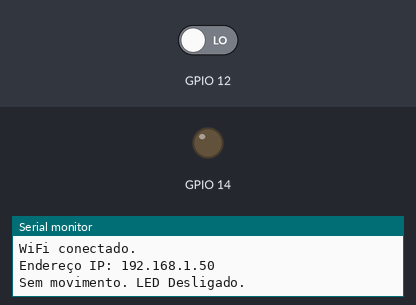
The sketch below on a simulated ESP8266 (NodeMCU). Shown: output pins drawn as LEDs (lit = HIGH), the last lines printed to the serial monitor. The inputs (shaded band) are chosen by the test bench; at power-on: GPIO 12 LOW. WiFi joins after 1.5 s; servers stay silent unless stated; network time is answered at once with the bench clock; uploads are accepted with an empty reply; the local clock reads 2024-03-15 10:24:30 at power-on unless the sketch sets it.

Above: at 3.2 s.
3.3 s: GPIO 12 driven HIGH
At 5.5 s:
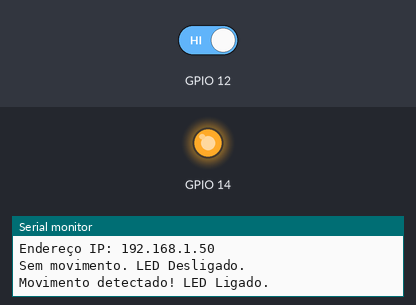
7.1 s: GPIO 12 driven LOW
At 9.0 s:
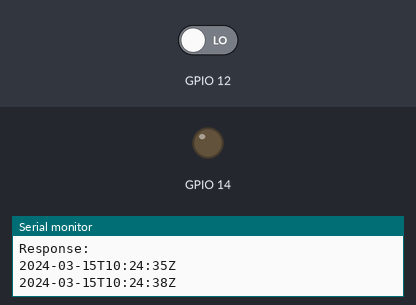
Timing chart, 0 to 10.5 s (numbered marks = the images above; inputs shaded):
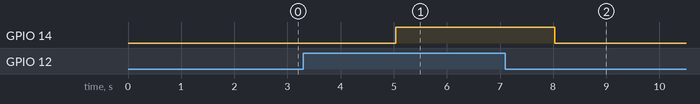

Measured:
- after the input at 3.3 s, GPIO 14: LOW → HIGH after 1.7 s
- after the input at 7.1 s, GPIO 14: HIGH → LOW after 0.93 s

The sketch:

esp.ino
```cpp
#include <ESP8266WiFi.h>
#include <ESP8266HTTPClient.h>
#include <WiFiUdp.h>
#include <NTPClient.h>
#include "TimeLib.h"

const char* ssid = "";
const char* password = "";
const char* api = "";
const int pirPin = D12;
const int ledPin = D13;

String timestampStart;
String timestampEnd;
int pirState = LOW;
bool ledStatus = false;

WiFiClient client;
WiFiUDP ntpUDP;
HTTPClient http;
NTPClient timeClient(ntpUDP, "pool.ntp.org", 0, 60000);

String createTimestamp(int yearV, int monthV, int dayV, int hourV, int minuteV, int secondV) {
   return String(yearV) + "-" +
                     (monthV < 10 ? "0" : "") + String(monthV) + "-" +
                     (dayV < 10 ? "0" : "") + String(dayV) + "T" +
                     (hourV < 10 ? "0" : "") + String(hourV) + ":" +
                     (minuteV < 10 ? "0" : "") + String(minuteV) + ":" +
                     (secondV < 10 ? "0" : "") + String(secondV) + "Z";
}

void setup() {
  pinMode(pirPin, INPUT);
  pinMode(ledPin, OUTPUT);
  digitalWrite(ledPin, LOW);

  Serial.begin(115200);
  Serial.println("Sistema iniciado. Aguardando detecção de movimento...");

  WiFi.begin(ssid, password);
  Serial.print("Conectando-se a ");
  Serial.println(ssid);

  while (WiFi.status() != WL_CONNECTED) {
    delay(1000);
    Serial.print(".");
  }

  Serial.println("");
  Serial.println("WiFi conectado.");
  Serial.print("Endereço IP: ");
  Serial.println(WiFi.localIP());
  timeClient.begin();
  http.begin(client, api);
}

void loop() {
  timeClient.update();
  pirState = digitalRead(pirPin);

  unsigned long unixTime = timeClient.getEpochTime();

  if (unixTime == 0) {
    Serial.println("Failed to get NTP time");
    return;
  }

  setTime(unixTime);
  int yearV = year();  int monthV = month();  int dayV = day();  int hourV = hour();  int minuteV = minute();  int secondV = second();

  if (pirState == HIGH) {
    digitalWrite(ledPin, HIGH);
    ledStatus = true;
    timestampStart = createTimestamp(yearV, monthV, dayV, hourV, minuteV, secondV);
    Serial.println("Movimento detectado! LED Ligado.");
  } else {
    digitalWrite(ledPin, LOW);
    Serial.println("Sem movimento. LED Desligado.");
    if (ledStatus) {
      timestampEnd = createTimestamp(yearV, monthV, dayV, hourV, minuteV, secondV);
      http.addHeader("Content-Type", "application/json");
      String jsonData = "{\"turnedOnAt\":\"" + timestampStart + "\",\"turnedOffAt\":\"" + timestampEnd + "\"}";
      int httpCode = http.POST(jsonData);; // Make the request

      if (httpCode > 0) { // Check for the returning code
        String response = http.getString();
        Serial.println("HTTP Response code: " + String(httpCode));
        Serial.println("Response: " + response);
      } else {
        Serial.println("Error on HTTP request");
      }

      Serial.println(timestampStart);
      Serial.println(timestampEnd);
    }

    ledStatus = false;
  }
  delay(3000);
}
```
